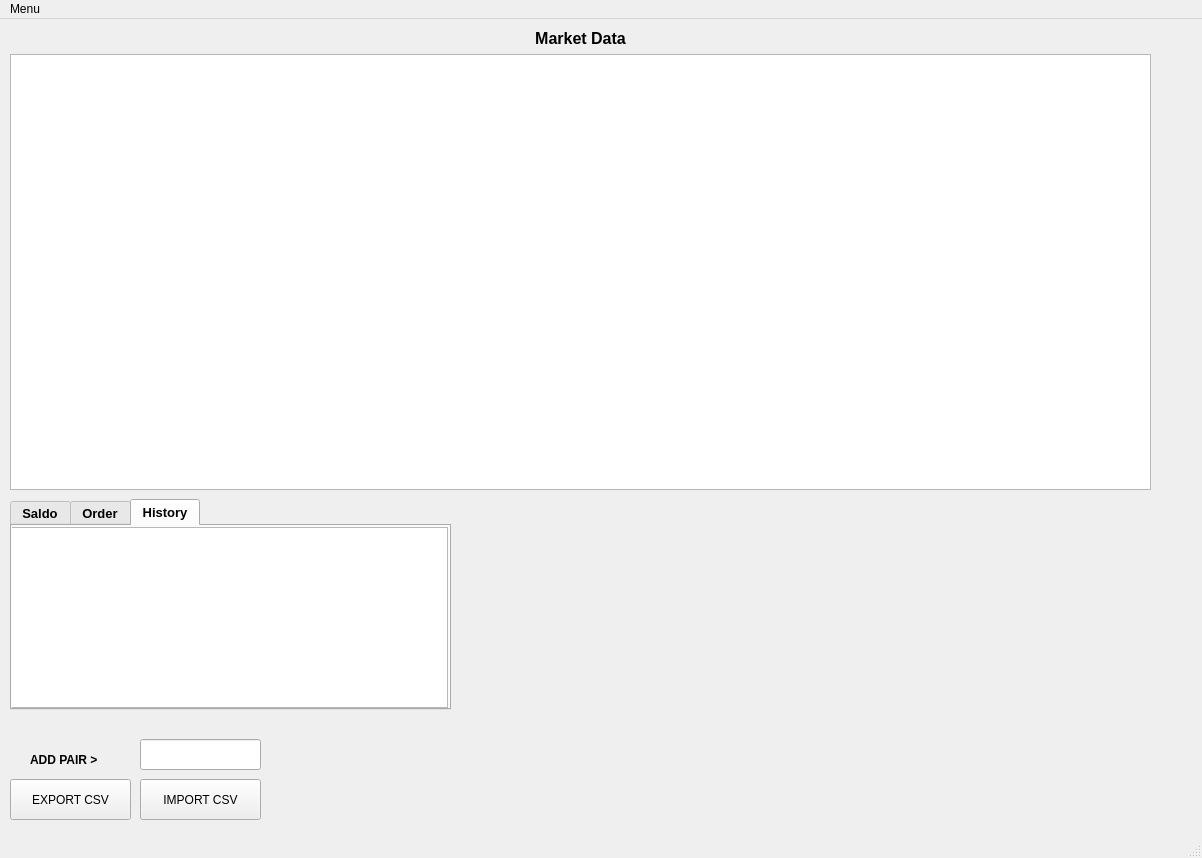
<?xml version="1.0" encoding="UTF-8"?>
<ui version="4.0">
 <class>MainWindow</class>
 <widget class="QMainWindow" name="MainWindow">
  <property name="geometry">
   <rect>
    <x>0</x>
    <y>0</y>
    <width>1202</width>
    <height>858</height>
   </rect>
  </property>
  <property name="sizePolicy">
   <sizepolicy hsizetype="Maximum" vsizetype="Expanding">
    <horstretch>0</horstretch>
    <verstretch>0</verstretch>
   </sizepolicy>
  </property>
  <property name="windowTitle">
   <string>MainWindow</string>
  </property>
  <widget class="QWidget" name="centralwidget">
   <property name="sizePolicy">
    <sizepolicy hsizetype="Expanding" vsizetype="Expanding">
     <horstretch>0</horstretch>
     <verstretch>0</verstretch>
    </sizepolicy>
   </property>
   <widget class="QLineEdit" name="lineEdit_addpair">
    <property name="geometry">
     <rect>
      <x>140</x>
      <y>720</y>
      <width>121</width>
      <height>31</height>
     </rect>
    </property>
    <property name="font">
     <font>
      <pointsize>9</pointsize>
      <weight>75</weight>
      <bold>true</bold>
     </font>
    </property>
   </widget>
   <widget class="QPushButton" name="pushButton_importmarketdata">
    <property name="geometry">
     <rect>
      <x>140</x>
      <y>760</y>
      <width>121</width>
      <height>41</height>
     </rect>
    </property>
    <property name="text">
     <string>IMPORT CSV</string>
    </property>
   </widget>
   <widget class="QLabel" name="label">
    <property name="geometry">
     <rect>
      <x>30</x>
      <y>730</y>
      <width>101</width>
      <height>21</height>
     </rect>
    </property>
    <property name="font">
     <font>
      <pointsize>9</pointsize>
      <weight>75</weight>
      <bold>true</bold>
     </font>
    </property>
    <property name="text">
     <string>ADD PAIR &gt;</string>
    </property>
   </widget>
   <widget class="QWidget" name="verticalLayoutWidget">
    <property name="geometry">
     <rect>
      <x>10</x>
      <y>10</y>
      <width>1141</width>
      <height>461</height>
     </rect>
    </property>
    <layout class="QVBoxLayout" name="verticalLayout">
     <item>
      <widget class="QLabel" name="label_marketdata">
       <property name="font">
        <font>
         <pointsize>12</pointsize>
         <weight>75</weight>
         <bold>true</bold>
        </font>
       </property>
       <property name="text">
        <string>Market Data</string>
       </property>
       <property name="alignment">
        <set>Qt::AlignCenter</set>
       </property>
      </widget>
     </item>
     <item>
      <widget class="QTableView" name="tableView_marketdata"/>
     </item>
    </layout>
   </widget>
   <widget class="QPushButton" name="pushButton_exportmarketdata">
    <property name="geometry">
     <rect>
      <x>10</x>
      <y>760</y>
      <width>121</width>
      <height>41</height>
     </rect>
    </property>
    <property name="text">
     <string>EXPORT CSV</string>
    </property>
   </widget>
   <widget class="QTabWidget" name="tabWidget">
    <property name="geometry">
     <rect>
      <x>10</x>
      <y>480</y>
      <width>441</width>
      <height>211</height>
     </rect>
    </property>
    <property name="font">
     <font>
      <pointsize>10</pointsize>
      <weight>75</weight>
      <bold>true</bold>
     </font>
    </property>
    <property name="currentIndex">
     <number>2</number>
    </property>
    <widget class="QWidget" name="tab_saldo">
     <attribute name="title">
      <string>Saldo</string>
     </attribute>
     <widget class="QTableView" name="tableView_accountdata">
      <property name="geometry">
       <rect>
        <x>-2</x>
        <y>-4</y>
        <width>441</width>
        <height>191</height>
       </rect>
      </property>
      <property name="sizePolicy">
       <sizepolicy hsizetype="Maximum" vsizetype="Maximum">
        <horstretch>0</horstretch>
        <verstretch>0</verstretch>
       </sizepolicy>
      </property>
      <property name="font">
       <font>
        <pointsize>10</pointsize>
        <weight>50</weight>
        <bold>false</bold>
       </font>
      </property>
     </widget>
    </widget>
    <widget class="QWidget" name="tab_order">
     <attribute name="title">
      <string>Order</string>
     </attribute>
     <widget class="QTableView" name="tableView_order">
      <property name="geometry">
       <rect>
        <x>-5</x>
        <y>1</y>
        <width>441</width>
        <height>181</height>
       </rect>
      </property>
     </widget>
    </widget>
    <widget class="QWidget" name="tab_history">
     <attribute name="title">
      <string>History</string>
     </attribute>
     <widget class="QTableView" name="tableView_history">
      <property name="geometry">
       <rect>
        <x>-5</x>
        <y>1</y>
        <width>441</width>
        <height>181</height>
       </rect>
      </property>
     </widget>
    </widget>
   </widget>
  </widget>
  <widget class="QMenuBar" name="menubar">
   <property name="geometry">
    <rect>
     <x>0</x>
     <y>0</y>
     <width>1202</width>
     <height>26</height>
    </rect>
   </property>
   <widget class="QMenu" name="menuMenu">
    <property name="title">
     <string>Menu</string>
    </property>
    <addaction name="actionImpor_API"/>
   </widget>
   <addaction name="menuMenu"/>
  </widget>
  <widget class="QStatusBar" name="statusbar"/>
  <action name="actionImpor_API">
   <property name="text">
    <string>Impor API</string>
   </property>
  </action>
 </widget>
 <resources/>
 <connections/>
</ui>
